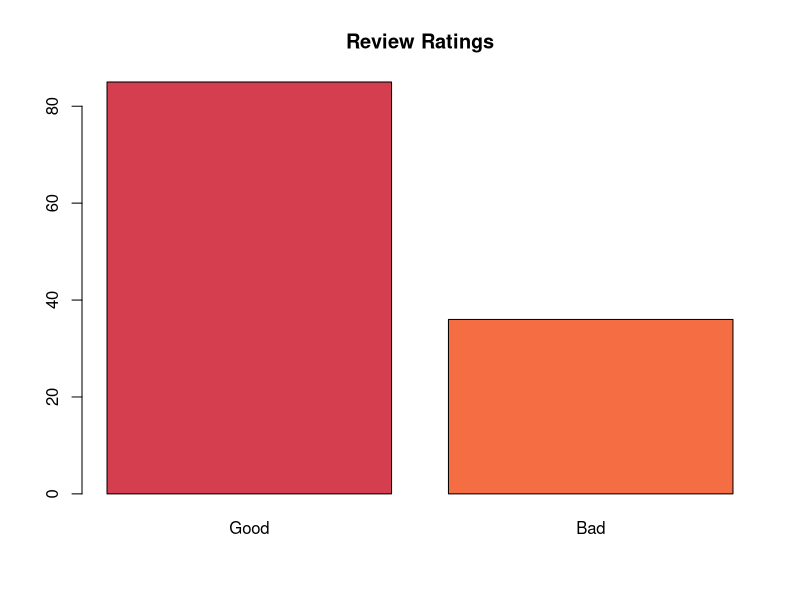
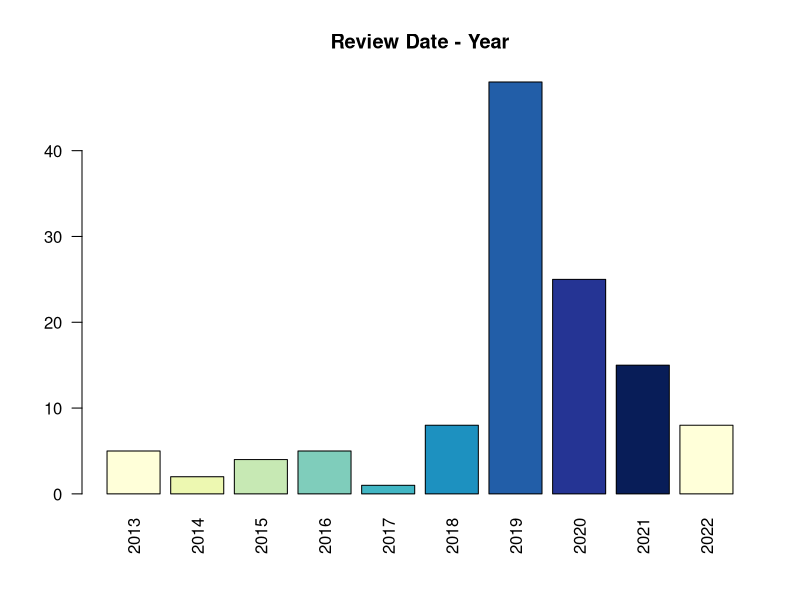
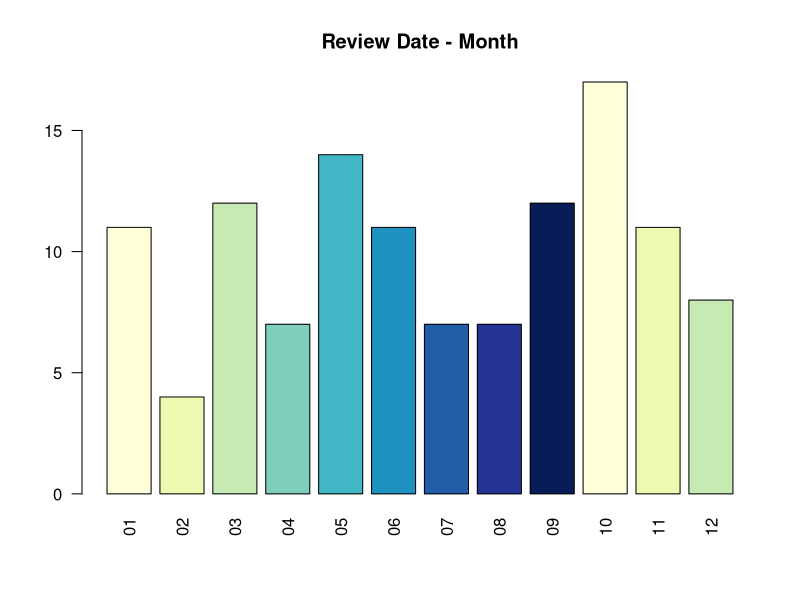
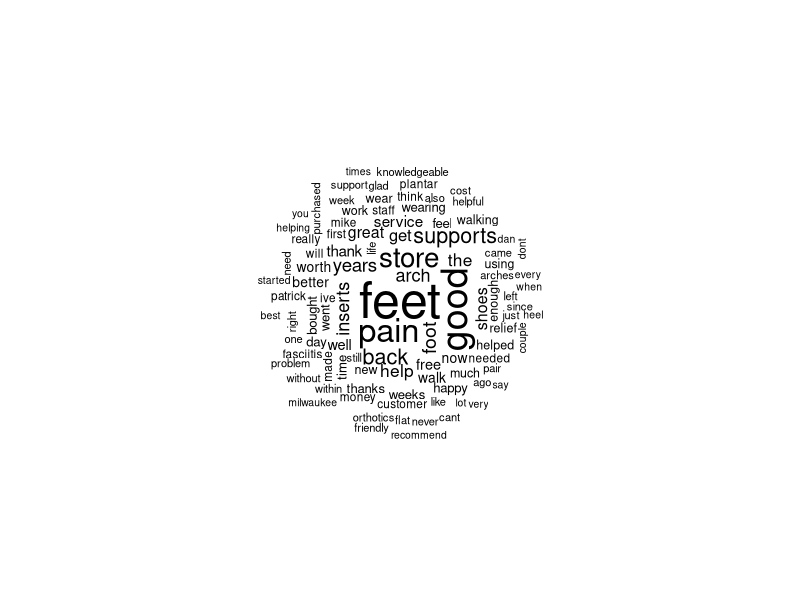
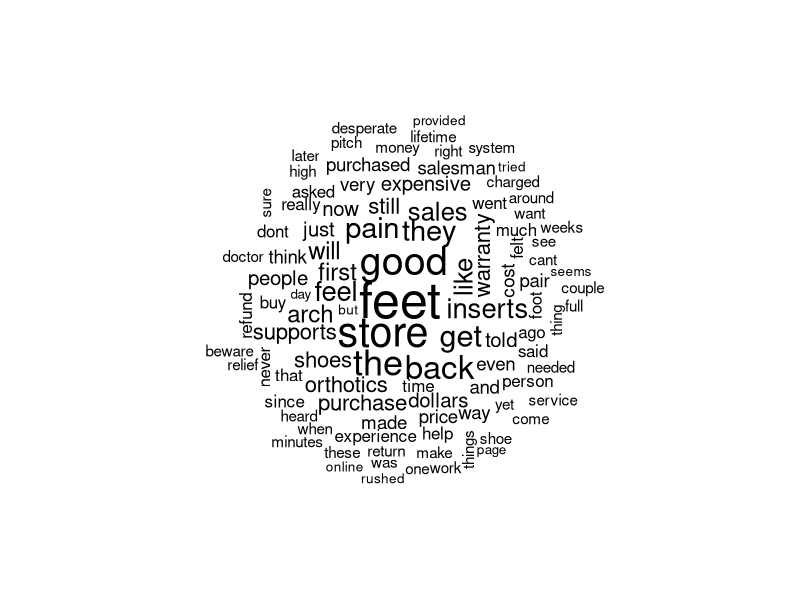

The R source for these figures, in order: (Note: this script raises an error after producing the figures.)
## ---- chunk 1
gf = read.csv("GF_mkereviews.csv")
str(gf)
## ---- chunk 2
summary(gf)
## ---- chunk 3
gf$review_ID = NULL
## ---- chunk 4
gf = gf[sample(nrow(gf), replace = FALSE),]
## ---- chunk 5
gf$review_rating = factor(gf$review_rating)
levels(gf$review_rating) = list("Good"=c("4", "5"), "Bad"=c("1", "2", "3"))
## ---- chunk 6
library(RColorBrewer)
coul <- brewer.pal(8, "Spectral") 
## ---- chunk 7
barplot(table(gf$review_rating), col=coul, main = "Review Ratings")
## ---- chunk 8
gf$years = format(as.Date(gf$review_datetime_utc, format="%m/%d/%Y"), format="%Y")
gf$months = format(as.Date(gf$review_datetime_utc, format="%m/%d/%Y"), format="%m")
## ---- chunk 9
library(car)
coul <- brewer.pal(9, "YlGnBu")
barplot(table(gf$years), col=coul, main="Review Date - Year", las=2)
barplot(table(gf$months), col=coul, main="Review Date - Month", las=2)
## ---- chunk 10
library(tm)
library(SnowballC)
gf_corpus = VCorpus(VectorSource(gf$review_text))
as.character(gf_corpus[[1]])
## ---- chunk 11
gf_corpus_clean = tm_map(gf_corpus, content_transformer(tolower))
gf_corpus_clean = tm_map(gf_corpus_clean, removeNumbers)
gf_corpus_clean = tm_map(gf_corpus_clean, removeWords, stopwords())

replacePunctuation = function(x){
  gsub("[[:punct:]]+", " ", x)
}

gf_corpus_clean = tm_map(gf_corpus_clean, content_transformer(replacePunctuation))

gf_corpus_clean = tm_map(gf_corpus_clean, stemDocument)
gf_corpus_clean = tm_map(gf_corpus_clean, stripWhitespace)
as.character(gf_corpus_clean[[1]])
## ---- chunk 12
library(wordcloud)
good = subset(gf, review_rating == "Good")$review_text
bad = subset(gf, review_rating == "Bad")$review_text
## ---- chunk 13
#good
wordcloud(good, max.words = 100, scale = c(3, 0.5), random.order = FALSE)
## ---- chunk 14
#bad
wordcloud(bad, max.words = 100, scale = c(3, 0.5), random.order = FALSE)
## ---- chunk 15
gf_dtm = DocumentTermMatrix(gf_corpus_clean)

gf_dtm_train = gf_dtm[1:96, ]
gf_dtm_test = gf_dtm[97:121, ]

gf_train_labels = gf[1:96, ]$review_rating
gf_test_labels = gf[97:121, ]$review_rating
## ---- chunk 16
gf_dtm
## ---- chunk 17
gf_freq_words = findFreqTerms(gf_dtm_train, 5)
gf_dtm_freq_train = gf_dtm_train[, gf_freq_words]
gf_dtm_freq_test = gf_dtm_test[, gf_freq_words]
## ---- chunk 18
gf_dtm_freq_train
## ---- chunk 19
convert_counts <- function(x) {
x = ifelse(x > 0, "Yes", "No")
}
gf_train = apply(gf_dtm_freq_train, MARGIN = 2,
convert_counts)

gf_test = apply(gf_dtm_freq_test, MARGIN = 2,
convert_counts)
## ---- chunk 20
library(e1071)
gf_classifier = naiveBayes(gf_train, gf_train_labels)
## ---- chunk 21
gf_test_pred = predict(gf_classifier, gf_test)
## ---- chunk 22
library(gmodels)
CrossTable(gf_test_pred, gf_test_labels, prop.chisq = FALSE, prop.t = FALSE, dnn = c('predicted', 'actual'))
## ---- chunk 23
library(caret)
model = train(gf_train, gf_train_labels, "nb", trControl=trainControl(method="cv", number=10))
## ---- chunk 24
model
## ---- chunk 25
table(predict(model$finalModel, gf_test)$class, gf_test_labels)
